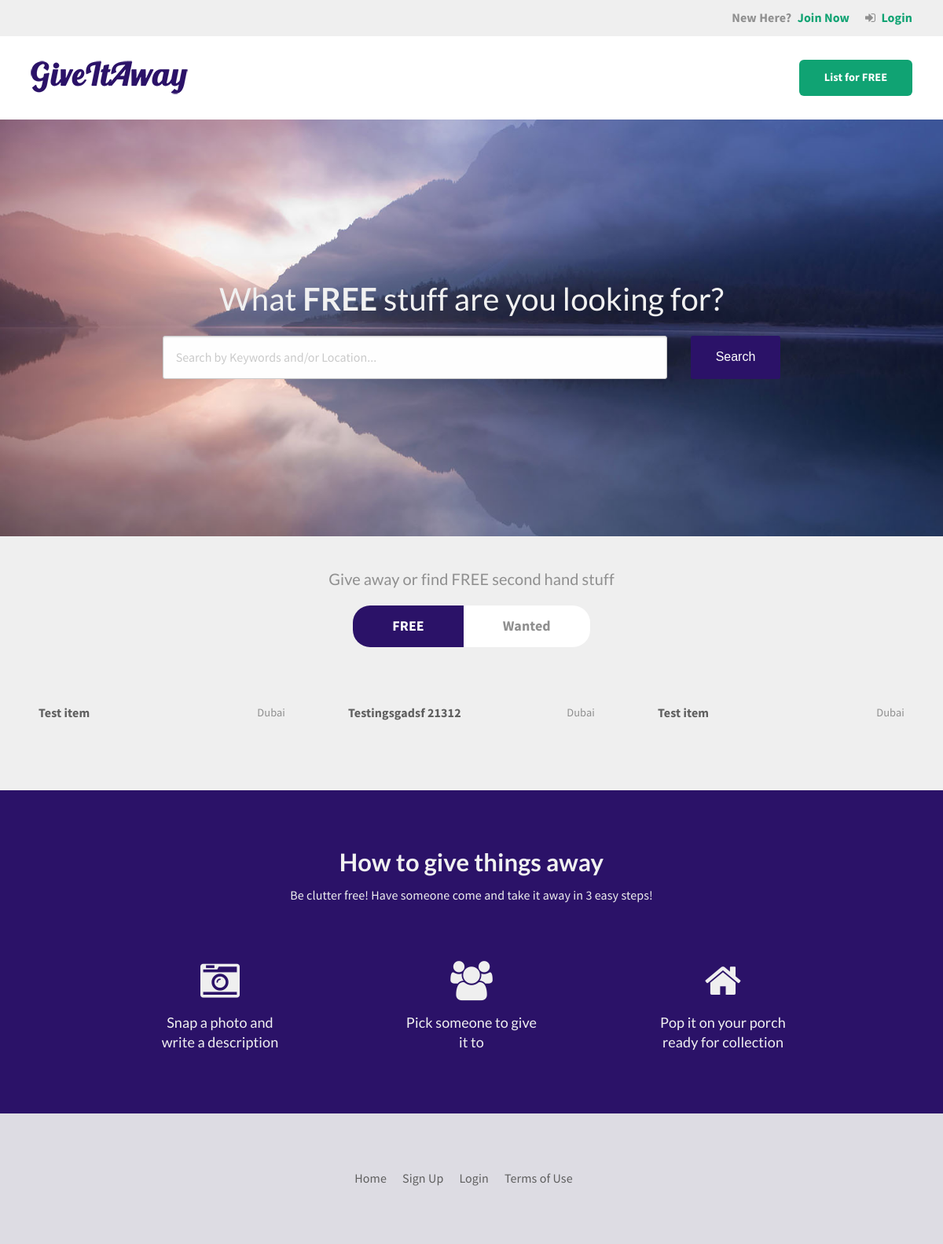
The page / on the database its author committed.
### items/models.py (models this page shows, shortened)
class Item(models.Model):
    LOCATION_CHOICES = (
        ('AUH', 'Abu Dhabi'),
        ('AJM', 'Ajman'),
        ('SHJ', 'Sharjah'),
        ('DXB', 'Dubai'),
        ('FUJ', 'Fujairah'),
        ('RAK', 'Ras Al Khaimah'),
        ('UAQ', 'Umm Al Quwain'),
    )
    TYPE_CHOICES = (
        ('free', 'Free (I want to give something away)'),
        ('wanted', 'Wanted (I want to get something)'),
    )
    STATUS_CHOICES = (
        ('available', 'Available'),
        ('completed', 'Completed'),
        ('awaiting', 'Awaiting Pickup'),
        ('onhold', 'On Hold'),
        ('removed', 'Removed'),
    )
    name = models.CharField(max_length=255)
    slug = models.SlugField(max_length=255)
    category = models.ForeignKey(Category, blank=True, null=True)
    other_category = models.CharField(max_length=128, blank=True, default="")
    details = models.TextField(blank=True, default="")
    posted_on = models.DateTimeField(auto_now_add=True)
    user = models.ForeignKey(User, related_name='item_user')
    completed_with = models.ForeignKey(User, blank=True, null=True, related_name='item_completed_with')
    location_detail = models.CharField(max_length=255, blank=True, null=True)
    image1 = CloudinaryField('image', blank=True, null=True, default='')
    image2 = CloudinaryField('image', blank=True, null=True, default='')
    image3 = CloudinaryField('image', blank=True, null=True, default='')
    location = models.CharField(
        max_length=3,
        choices=LOCATION_CHOICES,
        default='DXB',
    )
    post_type = models.CharField(
        max_length=6,
        choices=TYPE_CHOICES,
        default='free',
    )
    status = models.CharField(
        max_length=10,
        choices=STATUS_CHOICES,
        default='available',
    )
    class Meta:
        ordering = ['-posted_on',]

### items/views.py (the view)
# urls.py: url(r'^$', views.ItemListView.as_view(), name='home'),
class ItemListView(ListView):
    queryset = models.Item.objects.filter(
        Q(post_type='free') & ( Q(status='available') | Q(status='awaiting'))
    )
    paginate_by = 12

### items/templatetags/item_extras.py (called while the page is built)
@register.inclusion_tag('items/tags/hero_search_bg.html')
def hero_search_bg():
    return

@register.inclusion_tag('items/tags/item_archive.html', takes_context=True)
def item_archive(context):
    return {
        'page_obj': context['page_obj'],
        'item_list': context['item_list'],
        'paginator': context['paginator'],
        'is_paginated': context['is_paginated'],
        'MEDIA_URL': context['MEDIA_URL'],
    }

### items/templates/items/item_list.html (shortened to what this page needs)
{% extends "layout.html" %}
{% load static from staticfiles %}
{% load item_extras %}
{% block content %}
    {% hero_search_bg %}
    <main class="gia-main">
        <div class="gia-archive gia-section">
            <div class="row columns">
                <h5 class="gia-section-heading gia-heading-normal text-center">Give away or find FREE second hand stuff</h5>
                <div class="gia-archive-header">
                    <div class="gia-archive-header-wrapper">
                        <a href="{% url "items:home" %}" class="active">FREE</a>
                        <a href="{% url "items:home_wanted" %}">Wanted</a>
                    </div>
                </div>
            </div>
            {% item_archive %}
        </div>
        <section class="gia-section gia-steps gia-color-light">
            <div class="row columns">
                <div class="gia-section-heading text-center">
                    <h3><b>How</b> to give things away</h3>
                    <p>Be clutter free! Have someone come and take it away in 3 easy steps!</p>
                </div>
            </div>
            <div class="row align-center">
                <div class="column small-10">
                    <div class="row">
                        <div class="columns small-12 medium-4">
                            <div class="gia-iconbox">
                                <div class="gia-iconbox-icon"><i class="fa fa-camera-retro"></i></div>
                                <h4 class="gia-iconbox-title">Snap a photo and write a description</h4>
                            </div>
                        </div>
                        <div class="columns small-12 medium-4">
                            <div class="gia-iconbox">
                                <div class="gia-iconbox-icon"><i class="fa fa-users"></i></div>
                                <h4 class="gia-iconbox-title">Pick someone to give it to</h4>
                            </div>
                        </div>
                        <div class="columns small-12 medium-4">
                            <div class="gia-iconbox">
                                <div class="gia-iconbox-icon"><i class="fa fa-home"></i></div>
                                <h4 class="gia-iconbox-title">Pop it on your porch ready for collection</h4>
                            </div>
                        </div>
                    </div>
                </div>
            </div>
        </section>
    </main>
{% endblock %}

### items/templates/items/tags/item_archive.html (shortened to what this page needs)
{% load static from staticfiles %}
{% load cloudinary %}
<div class="row column">
    <div class="gia-archive-items">
        <div class="row align-bottom">
            {% if item_list %}
                {% for item in item_list %}
                    <div class="columns small-12 medium-6 large-4">
                        <div class="gia-archive-item">
                            <div class="row align-middle">
                                <div class="column small-6 medium-12">
                                    <div class="gia-item-body">
                                        <div class="gia-item-name"><a href="{% url 'items:detail' pk=item.pk slug=item.slug %}">{{ item.name }}</a></div>
                                        <span class="gia-item-location">{{ item.get_location_display }}</span>
                                    </div>
                                </div>
                            </div>
                        </div>
                    </div>
                {% endfor %}
            {% else %}
                <div class="columns small-12">
                    <h3 class="gia-section-heading text-center">No Items</h3>
                </div>
            {% endif %}
        </div>
    </div>
</div>

### assets/css/main.css (style rules this page uses)
body { background-color: #fff; font-family: "Source Sans Pro", Arial, serif; font-size: 16px; line-height: 1.6; letter-spacing: 0.006em; color: #5f5f5f; text-rendering: optimizeLegibility; overflow-x: hidden; }
h1, h2, h3, h4, h5, h6 { font-family: "Lato", Arial, sans-serif; font-weight: bold; margin-top: 0px; color: #2f2f2f; }
a { text-decoration: none; outline: none; max-width: 100%; color: #10a373; -webkit-transition: all 0.1s; transition: all 0.1s; }
.gia-section { padding: 70px 0; }
.gia-color-light { color: #efefef; }
.gia-color-light p, .gia-color-light span { color: #efefef; }
.gia-color-light h1, .gia-color-light h2, .gia-color-light h3, .gia-color-light h4, .gia-color-light h5, .gia-color-light h6 { color: #f1f1f1; }
.gia-section-heading.gia-heading-normal { font-weight: normal; }
.gia-archive { background-color: #efefef; padding: 40px 0; }
.gia-archive .gia-section-heading { color: #8f8f8f; margin-bottom: 20px; }
.gia-archive .gia-item-body { display: -webkit-box; display: -webkit-flex; display: -ms-flexbox; display: flex; padding: 12px 10px; }
.gia-archive .gia-item-name { -webkit-box-flex: 2; -webkit-flex-grow: 2; -ms-flex-positive: 2; flex-grow: 2; padding-right: 15px; line-height: 1.4; }
.gia-archive .gia-item-name a { color: #5f5f5f; font-weight: bold; }
.gia-archive .gia-item-location { font-size: 0.9rem; color: #8f8f8f; }
.gia-archive-header { margin-bottom: 60px; display: -webkit-box; display: -webkit-flex; display: -ms-flexbox; display: flex; -webkit-box-pack: center; -webkit-justify-content: center; -ms-flex-pack: center; justify-content: center; }
.gia-archive-header .gia-archive-header-wrapper { display: -webkit-box; display: -webkit-flex; display: -ms-flexbox; display: flex; -webkit-box-pack: center; -webkit-justify-content: center; -ms-flex-pack: center; justify-content: center; -webkit-box-align: center; -webkit-align-items: center; -ms-flex-align: center; align-items: center; border-radius: 22px; background-color: #fff; }
.gia-archive-header a { padding: 12px 50px; font-size: 18px; color: #8f8f8f; font-weight: bold; }
.gia-archive-header a:first-of-type { border-top-left-radius: 22px; border-bottom-left-radius: 22px; }
.gia-archive-header a:last-of-type { border-top-right-radius: 22px; border-bottom-right-radius: 22px; }
.gia-archive-header a.active { color: #fff; background-color: #2b1268; }
.gia-archive-items { margin-left: -15px; margin-right: -15px; overflow-x: hidden; }
.gia-archive-item { padding: 0 15px; margin-bottom: 35px; }
.gia-iconbox { display: -webkit-box; display: -webkit-flex; display: -ms-flexbox; display: flex; -webkit-box-orient: vertical; -webkit-box-direction: normal; -webkit-flex-direction: column; -ms-flex-direction: column; flex-direction: column; -webkit-box-pack: center; -webkit-justify-content: center; -ms-flex-pack: center; justify-content: center; -webkit-box-align: center; -webkit-align-items: center; -ms-flex-align: center; align-items: center; margin-top: 40px; padding: 0 20%; }
.gia-iconbox-icon { font-size: 50px; color: #efefef; }
.gia-iconbox-title { font-size: 18px; font-weight: normal; text-align: center; }
.gia-steps { background-color: #2b1268; }

### rows shown on the page
Item: name "Test item", location "Dubai"
Item: name "Testingsgadsf 21312", location "Dubai"
Item: name "Test item", location "Dubai"
